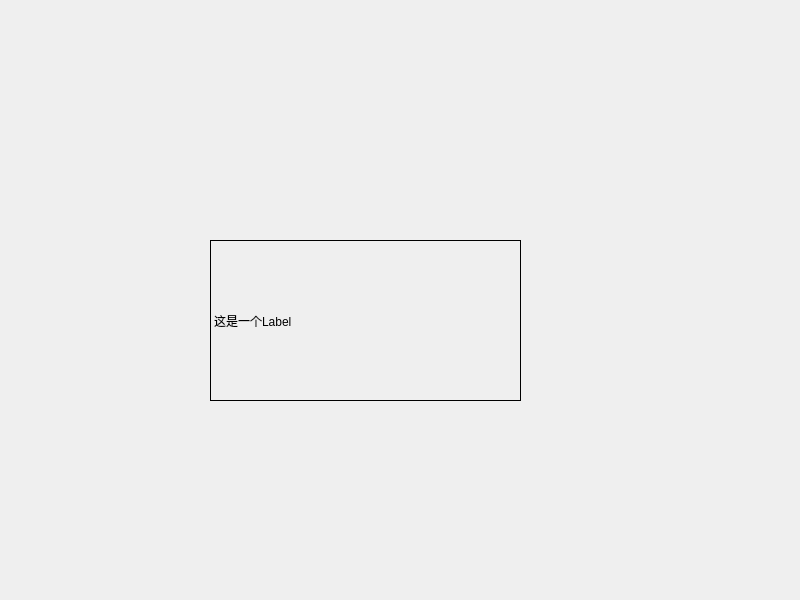
<?xml version="1.0" encoding="UTF-8"?>
<ui version="4.0">
 <class>Widget</class>
 <widget class="QWidget" name="Widget">
  <property name="geometry">
   <rect>
    <x>0</x>
    <y>0</y>
    <width>800</width>
    <height>600</height>
   </rect>
  </property>
  <property name="windowTitle">
   <string>Widget</string>
  </property>
  <widget class="label" name="label">
   <property name="geometry">
    <rect>
     <x>210</x>
     <y>240</y>
     <width>311</width>
     <height>161</height>
    </rect>
   </property>
   <property name="frameShape">
    <enum>QFrame::Shape::Box</enum>
   </property>
   <property name="text">
    <string>这是一个Label</string>
   </property>
  </widget>
 </widget>
 <customwidgets>
  <customwidget>
   <class>label</class>
   <extends>QLabel</extends>
   <header>label.h</header>
  </customwidget>
 </customwidgets>
 <resources/>
 <connections/>
</ui>
